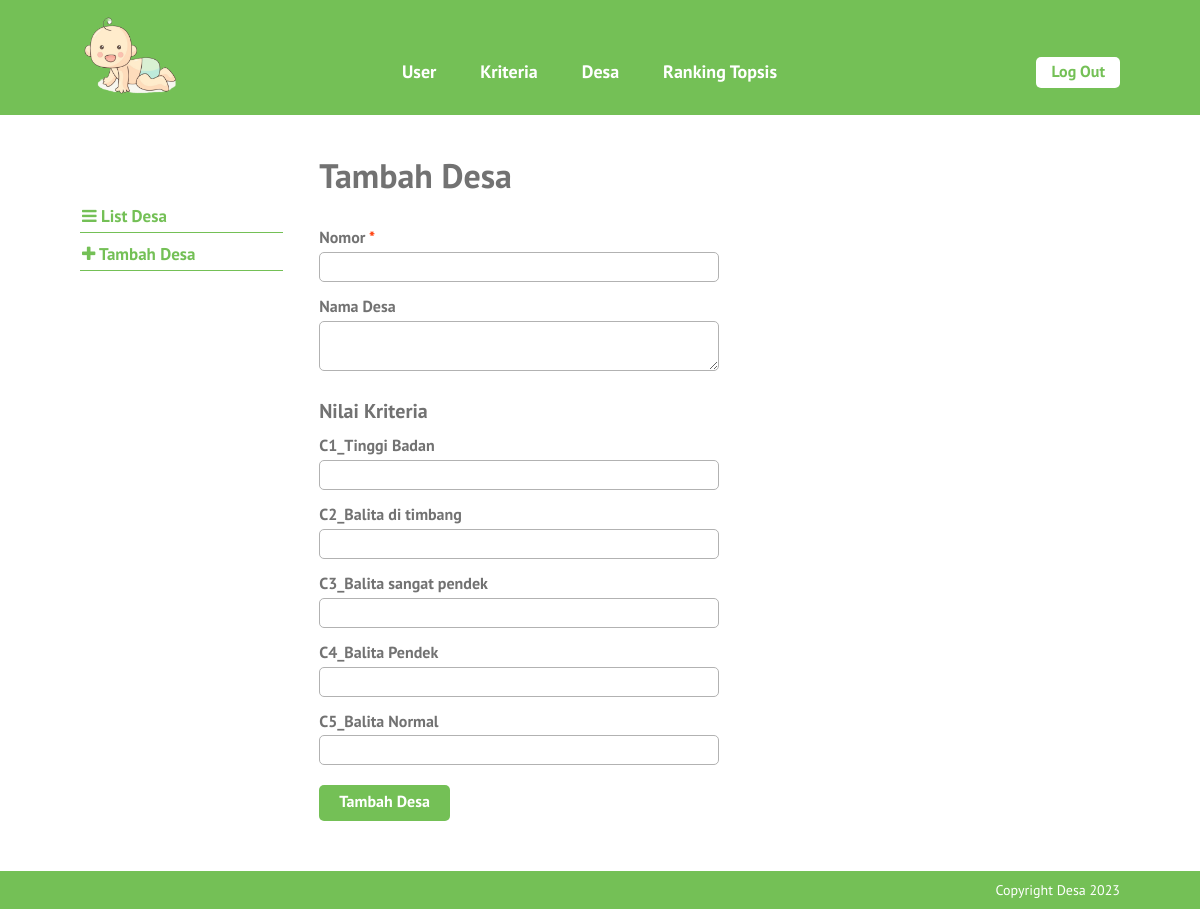
/tambah-desa.php (signed in), run on the app's committed database.
### tables this page shows
CREATE TABLE `kriteria` (
  `id_kriteria` int(10) NOT NULL,
  `nama` varchar(30) NOT NULL,
  `type` enum('benefit','cost') NOT NULL,
  `bobot` float NOT NULL,
  `ada_pilihan` tinyint(1) DEFAULT NULL,
  `urutan_order` int(2) NOT NULL
);

### tambah-desa.php (the view, shortened to what this page needs)
<?php require_once('includes/init.php'); ?>
<?php
$no_kalung = (isset($_POST['no_kalung'])) ? trim($_POST['no_kalung']) : '';
$ciri_khas = (isset($_POST['ciri_khas'])) ? trim($_POST['ciri_khas']) : '';
?>
<?php
require_once('template-parts/header.php');
?>
	<div class="main-content-row">
	<div class="container clearfix">
		<?php include_once('template-parts/sidebar-kambing.php'); ?>
		<div class="main-content the-content">
			<h1>Tambah Desa</h1>
				<form action="tambah-desa.php" method="post">
					<div class="field-wrap clearfix">
						<label>Nomor <span class="red">*</span></label>
						<input type="text" name="no_kalung" value="<?php echo $no_kalung; ?>">
					</div>
					<div class="field-wrap clearfix">
						<label>Nama Desa</label>
						<textarea name="ciri_khas" cols="30" rows="2"><?php echo $ciri_khas; ?></textarea>
					</div>
					<h3>Nilai Kriteria</h3>
					<?php
					$query = $pdo->prepare('SELECT id_kriteria, nama, ada_pilihan FROM kriteria ORDER BY urutan_order ASC');
					$query->execute();
					$query->setFetchMode(PDO::FETCH_ASSOC);
					if($query->rowCount() > 0):
						while($kriteria = $query->fetch()):
						?>
							<div class="field-wrap clearfix">
								<label><?php echo $kriteria['nama']; ?></label>
								<?php if(!$kriteria['ada_pilihan']): ?>
									<input type="number" step="0.001" name="kriteria[<?php echo $kriteria['id_kriteria']; ?>]">
								<?php endif; ?>
							</div>
						<?php
						endwhile;
					else:
						echo '<p>Kriteria masih kosong.</p>';
					endif;
					?>
					<div class="field-wrap clearfix">
						<button type="submit" name="submit" value="submit" class="button">Tambah Desa</button>
					</div>
				</form>
		</div>
	</div>
	</div>
<?php
require_once('template-parts/footer.php');

### stylesheets/style.css (style rules this page uses)
html,body,div,span,applet,object,iframe,h1,h2,h3,h4,h5,h6,p,blockquote,pre,a,abbr,acronym,address,big,cite,code,del,dfn,em,img,ins,kbd,q,s,samp,small,strike,strong,sub,sup,tt,var,b,u,i,center,dl,dt,dd,ol,ul,li,fieldset,form,label,legend,table,caption,tbody,tfoot,thead,tr,th,td,article,aside,canvas,details,embed,figure,figcaption,footer,header,hgroup,menu,nav,output,ruby,section,summary,time,mark,audio,video { margin:0;padding:0;border:0;font-size:100%;vertical-align:baseline }
body { line-height:1 }
*,*:before,*:after { -moz-box-sizing:border-box;-webkit-box-sizing:border-box;box-sizing:border-box }
.clearfix:before,.clearfix:after { content:" ";display:table }
.clear,.clearfix:after { clear:both }
.container { max-width:1100px;margin:0 auto;position:relative;padding:0 30px }
body { background:#74c056;font-family:"PT Sans",sans-serif;color:#727272;font-size:14px;line-height:1.3;font-weight:500 }
textarea,input[type="text"],input[type="email"],input[type="date"],input[type="tel"],input[type="search"],input[type="number"],select,input[type="password"] { background:#fff;border:1px solid #b2b2b2;width:100%;font-family:inherit;font-weight:inherit;font-size:16px;padding:4px 10px;vertical-align:top;margin:0;color:#727272;border-radius:5px }
textarea { min-width:100%;max-width:100% }
h1,h2,h3,h4,h5,h6 { font-weight:300 }
.the-content { font-size:16px;line-height:1.42857 }
.the-content h1,.the-content h2,.the-content h3,.the-content h4,.the-content h5,.the-content h6 { font-weight:700 }
.the-content h1 { font-size:34px;margin:0.8em 0 0.8em;padding:0;line-height:1.2 }
.the-content h3 { font-size:20px;margin:0.8em 0 0.3em }
.the-content>h1:first-child,.the-content>h3:first-child,.the-content>h2:first-child { margin-top:0 }
button,a { -webkit-transition:all .2s ease;-moz-transition:all .2s ease;-o-transition:all .2s ease;transition:all 0.2s ease }
span.red,a.red,.the-content span.red,.the-content a.red { color:#ff3600 }
.the-content .button,.button { background:#74c056;color:#fff;display:inline-block;font-size:16px;font-weight:700;line-height:1.2;border:0;font-family:inherit;padding:7px 20px 9px;cursor:pointer;border-radius:5px }
.main-content { float:right;width:77%;padding:40px 0 }
.field-wrap { max-width:400px;padding-bottom:10px }
.field-wrap label { display:block;font-weight:700;padding:3px 0 }
.field-wrap .button { margin-top:10px }

### data on the page
kriteria: nama "C1_Tinggi Badan"
kriteria: nama "C2_Balita di timbang"
kriteria: nama "C3_Balita sangat pendek"
kriteria: nama "C4_Balita Pendek"
kriteria: nama "C5_Balita Normal"
